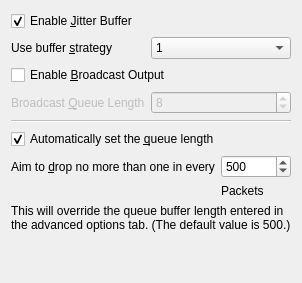
      <widget class="QWidget" name="JitterTab">
       <attribute name="title">
        <string>Jitter Buffer</string>
       </attribute>
       <layout class="QGridLayout" name="gridLayout_8">
        <item row="10" column="2">
         <widget class="QLabel" name="packetsLabel">
          <property name="enabled">
           <bool>true</bool>
          </property>
          <property name="text">
           <string>Packets</string>
          </property>
         </widget>
        </item>
        <item row="8" column="0" colspan="3">
         <widget class="QCheckBox" name="autoQueueCheckBox">
          <property name="enabled">
           <bool>true</bool>
          </property>
          <property name="text">
           <string>Automatically set the &amp;queue length</string>
          </property>
          <property name="checked">
           <bool>true</bool>
          </property>
         </widget>
        </item>
        <item row="9" column="0" colspan="2">
         <widget class="QLabel" name="autoQueueLabel">
          <property name="enabled">
           <bool>true</bool>
          </property>
          <property name="sizePolicy">
           <sizepolicy hsizetype="Maximum" vsizetype="Preferred">
            <horstretch>0</horstretch>
            <verstretch>0</verstretch>
           </sizepolicy>
          </property>
          <property name="text">
           <string>Aim to &amp;drop no more than one in every</string>
          </property>
          <property name="buddy">
           <cstring>autoQueueSpinBox</cstring>
          </property>
         </widget>
        </item>
        <item row="5" column="0" colspan="3">
         <widget class="Line" name="bufferLine">
          <property name="enabled">
           <bool>false</bool>
          </property>
          <property name="orientation">
           <enum>Qt::Horizontal</enum>
          </property>
         </widget>
        </item>
        <item row="9" column="2">
         <widget class="QSpinBox" name="autoQueueSpinBox">
          <property name="enabled">
           <bool>true</bool>
          </property>
          <property name="sizePolicy">
           <sizepolicy hsizetype="MinimumExpanding" vsizetype="Fixed">
            <horstretch>0</horstretch>
            <verstretch>0</verstretch>
           </sizepolicy>
          </property>
          <property name="maximum">
           <number>1000000</number>
          </property>
          <property name="singleStep">
           <number>100</number>
          </property>
          <property name="value">
           <number>500</number>
          </property>
         </widget>
        </item>
        <item row="3" column="0" colspan="3">
         <widget class="QCheckBox" name="broadcastCheckBox">
          <property name="toolTip">
           <string>Enable a second, broadcast output with a higher queue length
for better quality at the expense of latency.</string>
          </property>
          <property name="text">
           <string>Enable &amp;Broadcast Output</string>
          </property>
         </widget>
        </item>
        <item row="12" column="0">
         <spacer name="verticalSpacer">
          <property name="orientation">
           <enum>Qt::Vertical</enum>
          </property>
          <property name="sizeHint" stdset="0">
           <size>
            <width>20</width>
            <height>40</height>
           </size>
          </property>
         </spacer>
        </item>
        <item row="11" column="0" colspan="3">
         <widget class="QLabel" name="autoQueueExplanationLabel">
          <property name="enabled">
           <bool>true</bool>
          </property>
          <property name="text">
           <string>This will override the queue buffer length entered in the advanced options tab. (The default value is 500.)</string>
          </property>
          <property name="wordWrap">
           <bool>true</bool>
          </property>
         </widget>
        </item>
        <item row="0" column="0" colspan="2">
         <widget class="QCheckBox" name="jitterCheckBox">
          <property name="enabled">
           <bool>true</bool>
          </property>
          <property name="toolTip">
           <string>Enable the new jitter buffer. This is now the default.</string>
          </property>
          <property name="text">
           <string>Enable &amp;Jitter Buffer</string>
          </property>
          <property name="checked">
           <bool>true</bool>
          </property>
         </widget>
        </item>
        <item row="2" column="1" colspan="2">
         <widget class="QComboBox" name="bufferStrategyComboBox">
          <property name="enabled">
           <bool>true</bool>
          </property>
          <property name="toolTip">
           <string>&lt;html&gt;&lt;head/&gt;&lt;body&gt;&lt;p&gt;Buffer strategy 1 attempts to drop as little audio data as possible without exceeding the maximum queue length. It operates very similarly to the original buffer implementation with a few fixes to drop even less audio.&lt;/p&gt;&lt;p&gt;Buffer strategy 2 is optimized to keep the latency stable, so that the delay experienced over the connection doesn't fluctuate and is as predictable as possible. The trade off is that more audio might be dropped, but the difference should be negligible with the right queue length.&lt;/p&gt;&lt;/body&gt;&lt;/html&gt;</string>
          </property>
          <property name="currentIndex">
           <number>0</number>
          </property>
          <item>
           <property name="text">
            <string>1</string>
           </property>
          </item>
          <item>
           <property name="text">
            <string>2</string>
           </property>
          </item>
          <item>
           <property name="text">
            <string>3 (experimental)</string>
           </property>
          </item>
         </widget>
        </item>
        <item row="2" column="0">
         <widget class="QLabel" name="bufferStrategyLabel">
          <property name="enabled">
           <bool>true</bool>
          </property>
          <property name="sizePolicy">
           <sizepolicy hsizetype="Maximum" vsizetype="Preferred">
            <horstretch>0</horstretch>
            <verstretch>0</verstretch>
           </sizepolicy>
          </property>
          <property name="text">
           <string>Use buffer &amp;strategy</string>
          </property>
          <property name="buddy">
           <cstring>bufferStrategyComboBox</cstring>
          </property>
         </widget>
        </item>
        <item row="4" column="0">
         <widget class="QLabel" name="broadcastQueueLabel">
          <property name="enabled">
           <bool>false</bool>
          </property>
          <property name="text">
           <string>Broadcast &amp;Queue Length</string>
          </property>
          <property name="buddy">
           <cstring>broadcastQueueSpinBox</cstring>
          </property>
         </widget>
        </item>
        <item row="4" column="1" colspan="2">
         <widget class="QSpinBox" name="broadcastQueueSpinBox">
          <property name="enabled">
           <bool>false</bool>
          </property>
          <property name="toolTip">
           <string>Set the broadcast queue buffer length, in packet size.</string>
          </property>
          <property name="value">
           <number>8</number>
          </property>
         </widget>
        </item>
       </layout>
      </widget>
